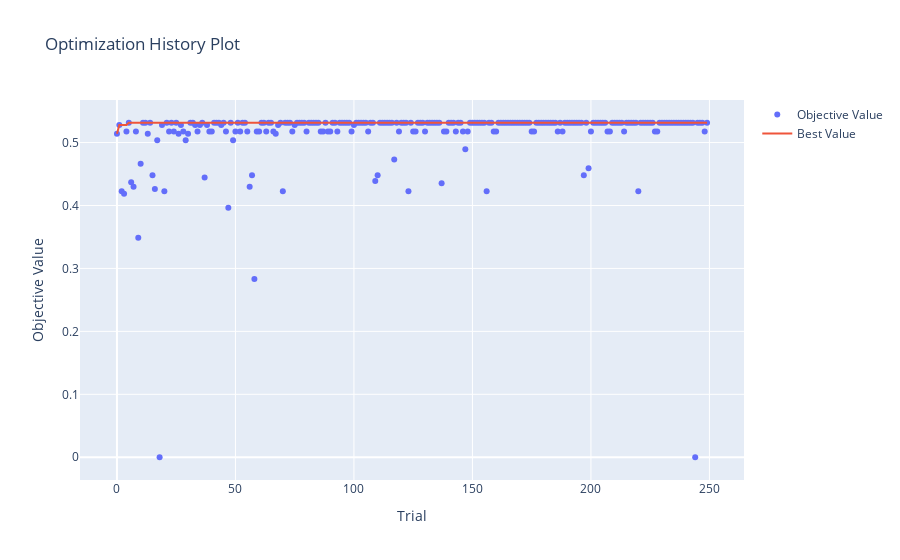

Here is the notebook cell this chart was saved with:
### Code cell
# Visualizar el historial de optimización
plot_optimization_history(study)

### Figure 1 — Plotly figure (JSON) as saved in the notebook; plotly's stock layout.template omitted (floating-point values rounded to 4 significant figures; data arrays with more than 128 entries replaced by an {"elided": "..."} marker saying what was removed)
{"data": [{"mode": "markers", "name": "Objective Value", "type": "scatter", "x": {"elided": "250 int values"}, "y": {"elided": "250 float values"}}, {"mode": "lines", "name": "Best Value", "type": "scatter", "x": {"elided": "250 int values"}, "y": {"elided": "250 float values"}}, {"marker": {"color": "#cccccc"}, "mode": "markers", "name": "Infeasible Trial", "showlegend": false, "type": "scatter", "x": [], "y": []}], "layout": {"title": {"text": "Optimization History Plot"}, "xaxis": {"title": {"text": "Trial"}}, "yaxis": {"title": {"text": "Objective Value"}}}}
